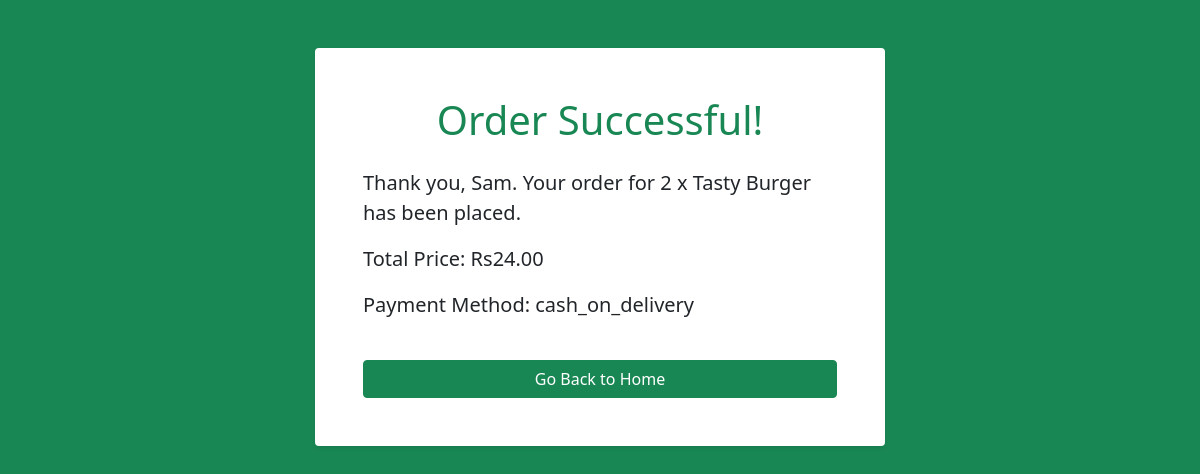
The page /order-success/1/ on the database its author committed.
### Base_App/models.py (models this page shows, shortened)
class Order(models.Model):
    customer_name = models.CharField(max_length=50)
    customer_email = models.EmailField()
    customer_phone = models.CharField(max_length=15)
    item = models.ForeignKey(Item, on_delete=models.CASCADE)
    quantity = models.PositiveIntegerField()
    order_date = models.DateTimeField(auto_now_add=True)
    total_price = models.DecimalField(max_digits=10, decimal_places=2, blank=True)
    payment_method = models.CharField(
        max_length=50,
        choices=[('cash_on_delivery', 'Cash on Delivery'), ('online_payment', 'Online Payment')],
        default='cash_on_delivery',  # Set default value to 'cash_on_delivery'
    )

class Item(models.Model):
   Item_name = models.CharField(max_length =20)
   description = models.TextField(blank=False)
   Price = models.IntegerField()
   Category = models.ForeignKey(ItemList, related_name='Name', on_delete=models.CASCADE)
   Image = models.ImageField(upload_to='item/')

### Base_App/views.py (the view)
# urls.py: path('order-success/<int:order_id>/',order_success, name='order_success'),
def order_success(request, order_id):
    order = get_object_or_404(Order, id=order_id)
    return render(request, 'order_success.html', {'order': order})

### Template/order_success.html (shortened to what this page needs)
<!DOCTYPE html>
<html lang="en">
<head>
    <link href="https://cdn.jsdelivr.net/npm/bootstrap@5.1.0/dist/css/bootstrap.min.css" rel="stylesheet">
</head>
<body class="bg-success text-white">
    <div class="container py-5">
        <div class="row justify-content-center">
            <div class="col-md-6 bg-white text-dark p-5 rounded shadow-sm">
                <h1 class="text-center text-success mb-4">Order Successful!</h1>
                <p class="lead">Thank you, <strong>{{ order.customer_name }}</strong>. Your order for <strong>{{ order.quantity }} x {{ order.item.Item_name }}</strong> has been placed.</p>
                <p class="lead">Total Price: <strong>Rs{{ order.total_price }}</strong></p>
                <p class="lead">Payment Method: <strong>{{ order.payment_method }}</strong></p>
                <a href="/" class="btn btn-success w-100 mt-4">Go Back to Home</a>
            </div>
        </div>
    </div>
</body>
</html>

### rows shown on the page
Order: customer_name "Sam", quantity "2", item.Item_name "Tasty Burger", total_price "24.00", payment_method "cash_on_delivery"
